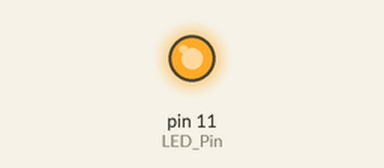
Recording of a sketch running on a simulated Arduino Uno, built with avr-gcc and run on an emulated ATmega328P. Parts: output pins drawn as LEDs (lit = HIGH).

Above: at 0.1 s.
Timing chart, 0 to 1.6 s (numbered marks = the images above):
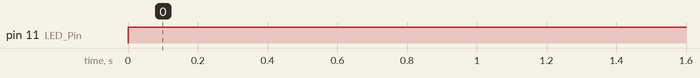

Measured:
- by itself, pin 11 (LED_Pin): LOW → HIGH at 0.00 s

The sketch:

activity_01.ino
```cpp
// Using Digital Pin 11 to control the LED
int LED_Pin = 11;

void setup()
{
  // Set up pin to output
  pinMode(LED_Pin, OUTPUT);
}

void loop()
{
  // Write HIGH signal to digital pin
  digitalWrite(LED_Pin, HIGH);
}
```
